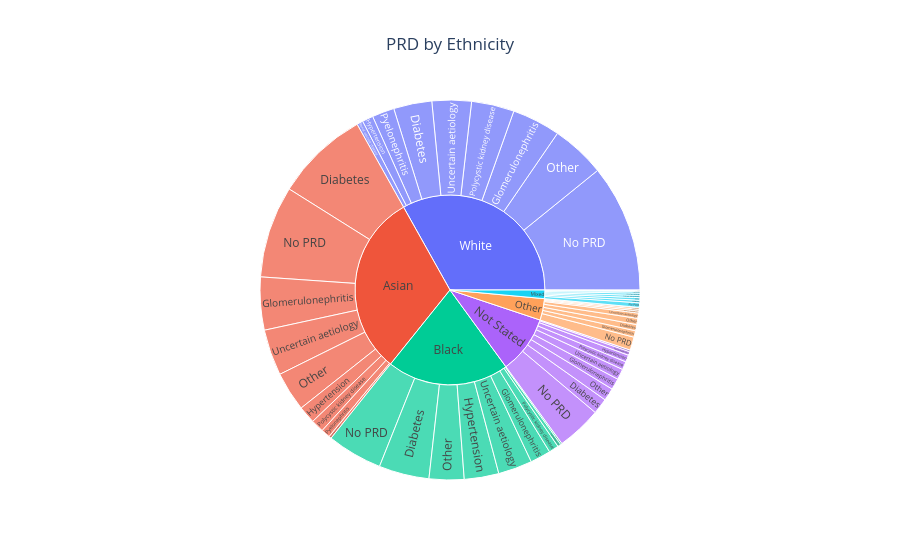

Write notebook code for a chart like this one.
### Code cell
# plot ethnicity
ethnicity_data = pd.DataFrame(output.ethnic_group.data.dict())
ethnicity_data.rename(columns={"x":"Ethnic Group", "y":"Primary Renal Diagnosis", "z":"Patients"}, inplace = True)
fig = px.sunburst(
    ethnicity_data, 
    path = ["Ethnic Group", "Primary Renal Diagnosis"],
    values = "Patients",
    title = output.ethnic_group.metadata.title
)
fig.update_layout(title_x = 0.5)

display(Markdown(output.ethnic_group.metadata.description))
fig.show()

### Figure 1 — Plotly figure (JSON) as saved in the notebook; plotly's stock layout.template omitted (floating-point values rounded to 4 significant figures)
{"data": [{"branchvalues": "total", "domain": {"x": [0, 1], "y": [0, 1]}, "hovertemplate": "labels=%{label}<br>Patients=%{value}<br>parent=%{parent}<br>id=%{id}<extra></extra>", "ids": ["Asian/Diabetes", "Black/Diabetes", "Mixed/Diabetes", "Not Stated/Diabetes", "Other/Diabetes", "White/Diabetes", "Asian/Glomerulonephritis", "Black/Glomerulonephritis", "Mixed/Glomerulonephritis", "Not Stated/Glomerulonephritis", "Other/Glomerulonephritis", "White/Glomerulonephritis", "Asian/Hypertension", "Black/Hypertension", "Mixed/Hypertension", "Not Stated/Hypertension", "Other/Hypertension", "White/Hypertension", "Asian/No PRD", "Black/No PRD", "Mixed/No PRD", "Not Stated/No PRD", "Other/No PRD", "White/No PRD", "Asian/Other", "Black/Other", "Mixed/Other", "Not Stated/Other", "Other/Other", "White/Other", "Asian/Polycystic kidney disease", "Black/Polycystic kidney disease", "Mixed/Polycystic kidney disease", "Not Stated/Polycystic kidney disease", "Other/Polycystic kidney disease", "White/Polycystic kidney disease", "Asian/Pyelonephritis", "Black/Pyelonephritis", "Mixed/Pyelonephritis", "Not Stated/Pyelonephritis", "Other/Pyelonephritis", "White/Pyelonephritis", "Asian/Renal vascular disease", "Black/Renal vascular disease", "Not Stated/Renal vascular disease", "Other/Renal vascular disease", "White/Renal vascular disease", "Asian/Uncertain aetiology", "Black/Uncertain aetiology", "Mixed/Uncertain aetiology", "Not Stated/Uncertain aetiology", "Other/Uncertain aetiology", "White/Uncertain aetiology", "Asian", "Black", "Mixed", "Not Stated", "Other", "White"], "labels": ["Diabetes", "Diabetes", "Diabetes", "Diabetes", "Diabetes", "Diabetes", "Glomerulonephritis", "Glomerulonephritis", "Glomerulonephritis", "Glomerulonephritis", "Glomerulonephritis", "Glomerulonephritis", "Hypertension", "Hypertension", "Hypertension", "Hypertension", "Hypertension", "Hypertension", "No PRD", "No PRD", "No PRD", "No PRD", "No PRD", "No PRD", "Other", "Other", "Other", "Other", "Other", "Other", "Polycystic kidney disease", "Polycystic kidney disease", "Polycystic kidney disease", "Polycystic kidney disease", "Polycystic kidney disease", "Polycystic kidney disease", "Pyelonephritis", "Pyelonephritis", "Pyelonephritis", "Pyelonephritis", "Pyelonephritis", "Pyelonephritis", "Renal vascular disease", "Renal vascular disease", "Renal vascular disease", "Renal vascular disease", "Renal vascular disease", "Uncertain aetiology", "Uncertain aetiology", "Uncertain aetiology", "Uncertain aetiology", "Uncertain aetiology", "Uncertain aetiology", "Asian", "Black", "Mixed", "Not Stated", "Other", "White"], "name": "", "parents": ["Asian", "Black", "Mixed", "Not Stated", "Other", "White", "Asian", "Black", "Mixed", "Not Stated", "Other", "White", "Asian", "Black", "Mixed", "Not Stated", "Other", "White", "Asian", "Black", "Mixed", "Not Stated", "Other", "White", "Asian", "Black", "Mixed", "Not Stated", "Other", "White", "Asian", "Black", "Mixed", "Not Stated", "Other", "White", "Asian", "Black", "Mixed", "Not Stated", "Other", "White", "Asian", "Black", "Not Stated", "Other", "White", "Asian", "Black", "Mixed", "Not Stated", "Other", "White", "", "", "", "", "", ""], "type": "sunburst", "values": [332, 179, 9, 56, 22, 136, 188, 73, 3, 40, 23, 172, 62, 123, 6, 25, 6, 39, 327, 197, 16, 160, 47, 453, 140, 124, 9, 45, 22, 192, 46, 35, 8, 29, 7, 152, 32, 12, 2, 13, 6, 79, 9, 5, 6, 1, 22, 164, 121, 8, 38, 19, 140, 1300, 869, 61, 412, 153, 1385]}], "layout": {"legend": {"tracegroupgap": 0}, "title": {"text": "PRD by Ethnicity", "x": 0.5}}}
